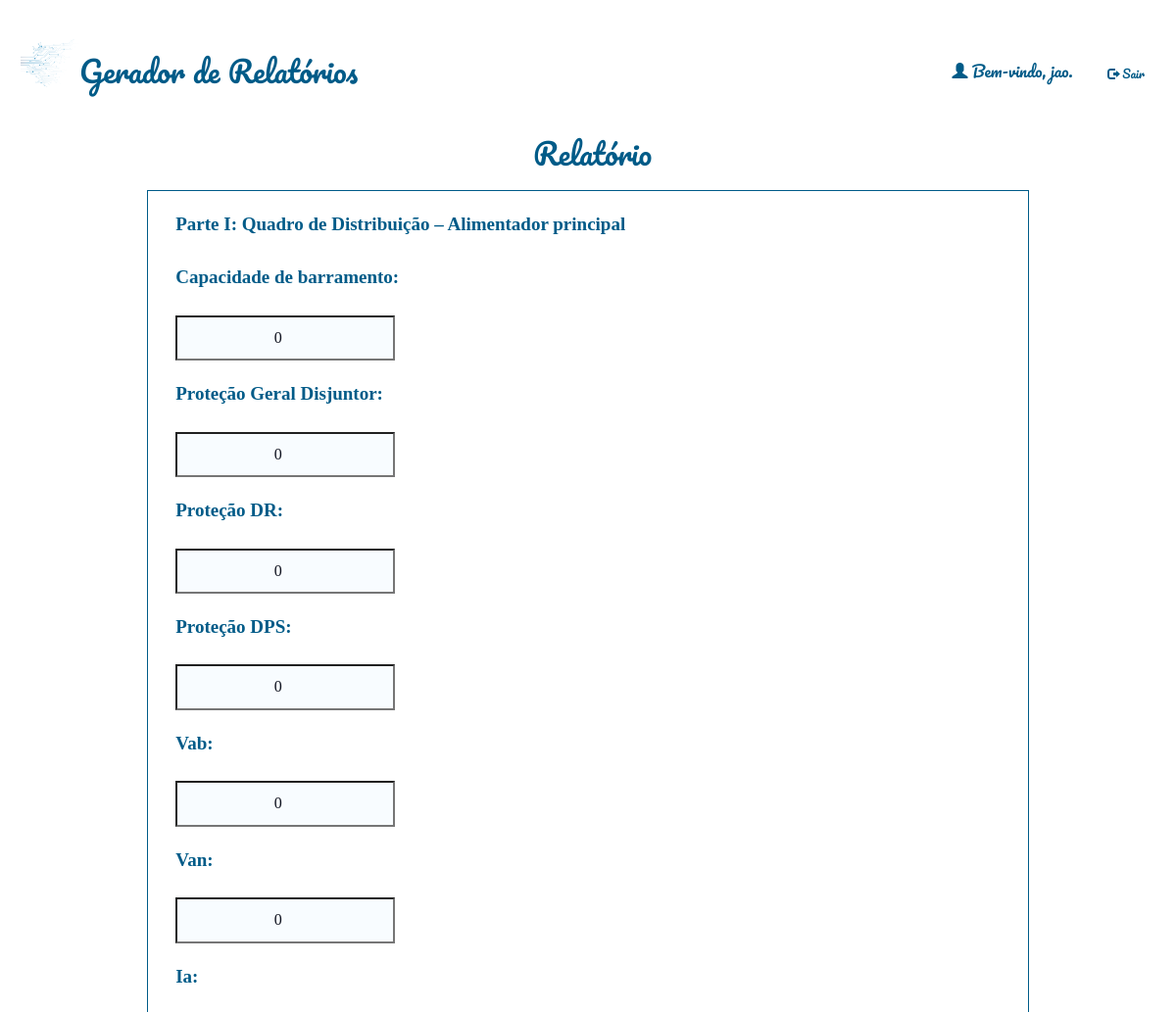
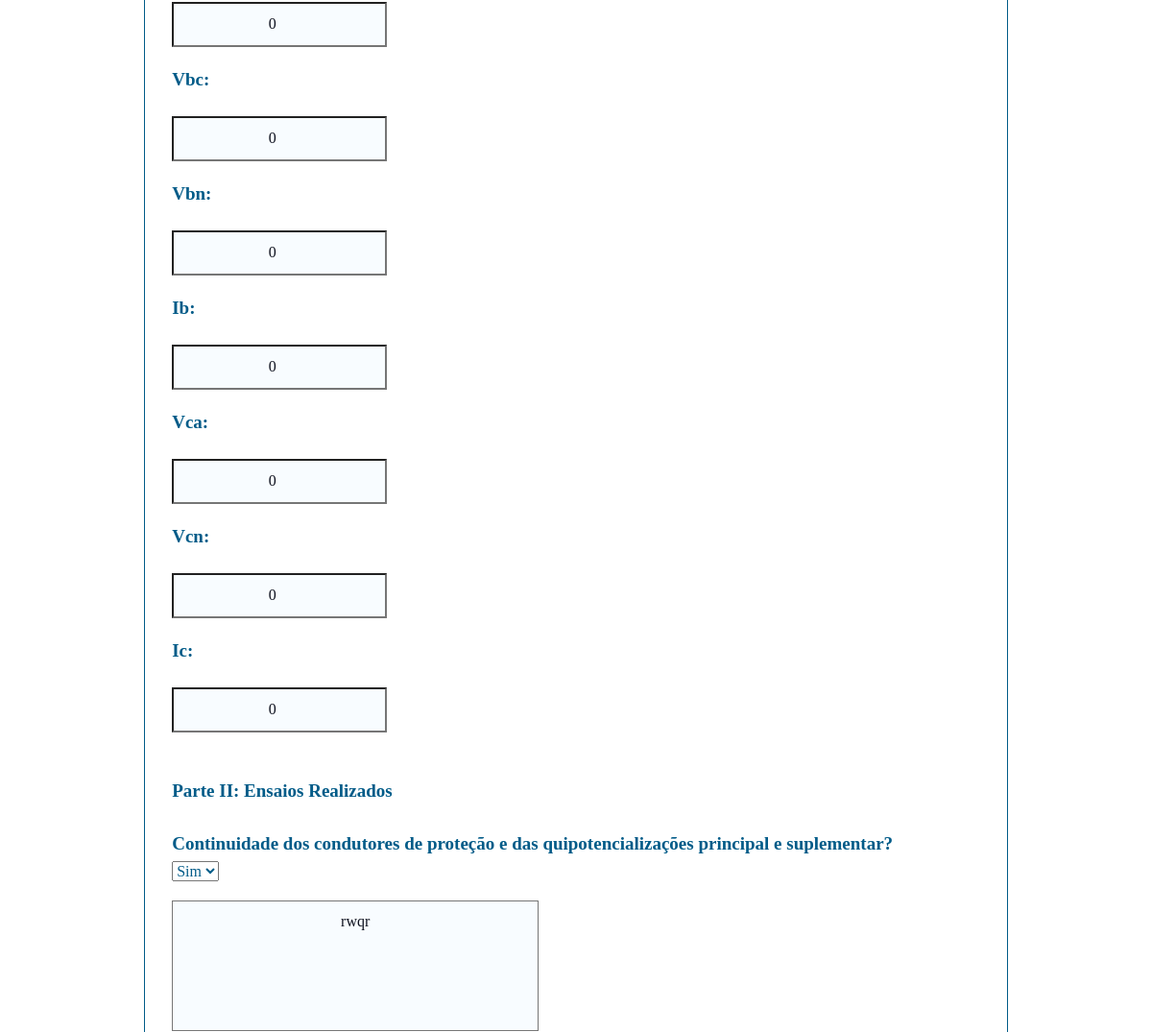
/relatorios/editaquantitativas/3/ (signed in, upper part), run on an earlier commit of the app's database (2 pictures, top to bottom).
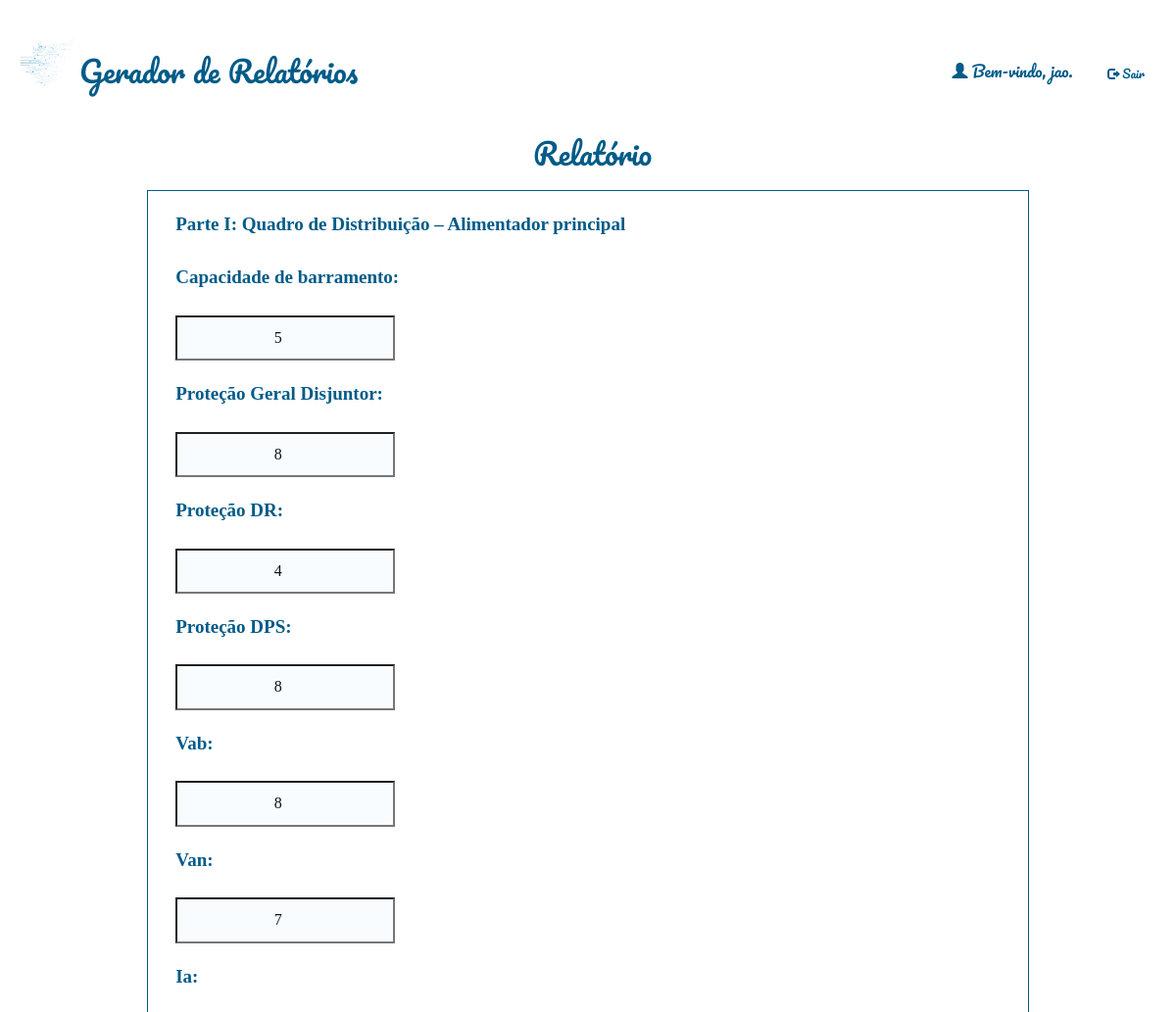
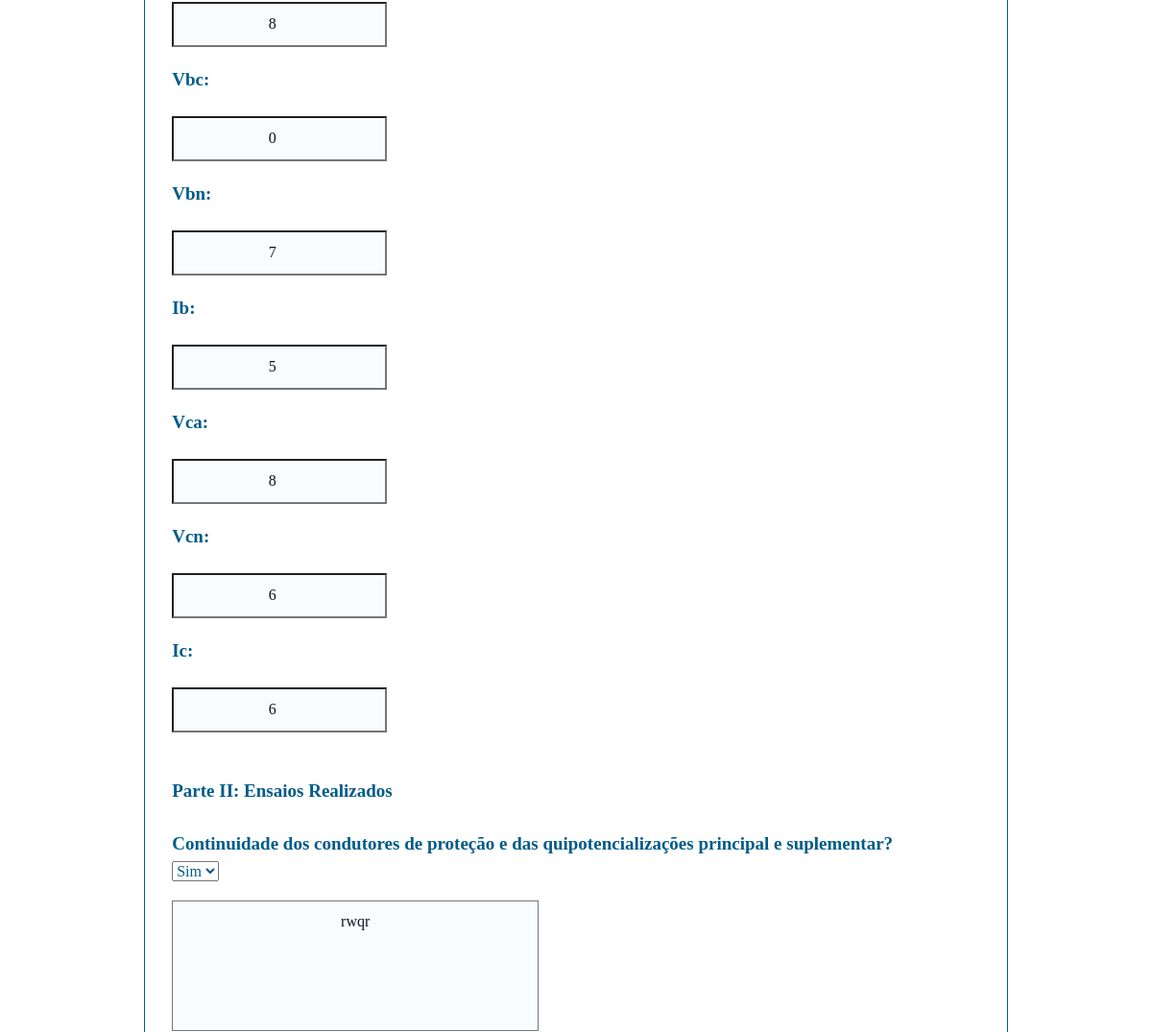
And on a later commit of the database (2 pictures, top to bottom).
### relatorio/models.py (models this page shows)
class Relatorio(models.Model):
    autor = models.ForeignKey(User, default=None, on_delete=models.CASCADE)
    data = models.DateTimeField()
    local = models.CharField(max_length=100)
    temperatura = models.IntegerField()
    clima = models.CharField(max_length=100)
    responsaveis = models.TextField(blank=True)
    qualiprof = models.CharField(max_length=100, default='')
    riscos = models.CharField(max_length=100, default='')
    equipamentos = models.CharField(max_length=100, default='')
    sinalizacao = models.CharField(max_length=100, default='')
    desligamento = models.CharField(max_length=4, default='')
    integridade = models.CharField(max_length=4, default='')
    dialogo = models.CharField(max_length=4, default='')
    curso_nr = models.CharField(max_length=4, default='')
    conferido = models.CharField(max_length=4, default='')
    delimitar_area = models.CharField(max_length=4, default='')
    auxconces = models.CharField(max_length=4, default='')
    tensao = models.CharField(max_length=4, default='')
    aterramento = models.CharField(max_length=4, default='')
    altura = models.CharField(max_length=4, default='')
    cinto_seg = models.CharField(max_length=4, default='')
    requi_seg = models.CharField(max_length=4, default='')
    reavaliacao = models.CharField(max_length=4, default='')
    tempambiente = models.CharField(max_length=100, default='')
    condambiente = models.CharField(max_length=100, default='')
    altitude = models.CharField(max_length=100, default='')
    presagua = models.CharField(max_length=100, default='')
    pressolidos = models.CharField(max_length=100, default='')
    pressubst = models.CharField(max_length=100, default='')
    solmecanicas = models.CharField(max_length=100, default='')
    presmofo = models.CharField(max_length=100, default='')
    presfauna = models.CharField(max_length=100, default='')
    infleletro = models.CharField(max_length=100, default='')
    radsolar = models.CharField(max_length=100, default='')
    descatm = models.CharField(max_length=100, default='')
    movdoar = models.CharField(max_length=100, default='')
    vento = models.CharField(max_length=100, default='')
    competencia = models.CharField(max_length=100, default='')
    reseletr = models.CharField(max_length=100, default='')
    contpessoas = models.CharField(max_length=100, default='')
    condfuga = models.CharField(max_length=100, default='')
    natmatpr = models.CharField(max_length=100, default='')
    natmatcons = models.CharField(max_length=100, default='')
    classestr = models.CharField(max_length=100, default='')
    documentacao = models.CharField(max_length=100, default='')
    ambientesofreu = models.CharField(max_length=100, default='')
    instalacaoinspecionada = models.CharField(max_length=100, default='')
    linhaseletricasdisp = models.CharField(max_length=100, default='')
    compinstalacao = models.CharField(max_length=100, default='')
    linhaseletricascorr = models.CharField(max_length=100, default='')
    tomadasdeforca = models.CharField(max_length=100, default='')
    qtdesufitomadas = models.CharField(max_length=100, default='')
    instlquadist = models.CharField(max_length=100, default='')
    novoscircuitos = models.CharField(max_length=100, default='')
    advquadist = models.CharField(max_length=100, default='')
    dispprotecaoident = models.CharField(max_length=100, default='')
    protcircuitos = models.CharField(max_length=100, default='')
    barramentoquadist = models.CharField(max_length=100, default='')
    bitola = models.CharField(max_length=100, default='')
    condutident = models.CharField(max_length=100, default='')
    disjundif = models.CharField(max_length=100, default='')
    dispprotecaosurtos = models.CharField(max_length=100, default='')
    servseguranca = models.CharField(max_length=100, default='')
    esqaterramento = models.CharField(max_length=100, default='')
    reservadeenergia = models.CharField(max_length=100, default='')
    fontseguranca = models.CharField(max_length=100, default='')
    paralelismo = models.CharField(max_length=100, default='')
    capbarramento = models.PositiveSmallIntegerField(default=0)
    protgeral = models.PositiveSmallIntegerField(default=0)
    protdr = models.PositiveSmallIntegerField(default=0)
    protdps = models.PositiveSmallIntegerField(default=0)
    vab = models.PositiveSmallIntegerField(default=0)
    van = models.PositiveSmallIntegerField(default=0)
    ia= models.PositiveSmallIntegerField(default=0)
    vbc = models.PositiveSmallIntegerField(default=0)
    vbn = models.PositiveSmallIntegerField(default=0)
    ib= models.PositiveSmallIntegerField(default=0)
    vca = models.PositiveSmallIntegerField(default=0)
    vcn = models.PositiveSmallIntegerField(default=0)
    ic= models.PositiveSmallIntegerField(default=0)
    continuidade = models.CharField(max_length=100, default='')
    resistencia = models.CharField(max_length=100, default='')
    selvpelv = models.CharField(max_length=100, default='')
    verificacao = models.CharField(max_length=100, default='')
    ensaiodetensao = models.CharField(max_length=100, default='')
    ensaiodefunc = models.CharField(max_length=100, default='')
    circuito = models.CharField(max_length=100, default='')

### relatorio/views.py (the view, shortened to what this page needs)
# urls.py: path('editaquantitativas/<int:rel_id>/', views.quantitativas_edita, name="editaquantitativas"),
@login_required(login_url="/accounts/login/")
def quantitativas_edita(request, rel_id):
    relatorio = Relatorio.objects.get(id=rel_id)
    form = rel_forms.FormRelatorioQuantitativa(request.POST or None, instance=relatorio)
    return render(request, 'relatorio/relatorio_edita.html', {'relatorio': relatorio,  'form':form})

### relatorio/forms.py (called while the page is built)
    def decompress(self, value):
        if isinstance(value, str):
            if(value == ''):
                return ''
            obj, obs = value.split(': ')
            return [obj, obs]

    def decompress(self, value):
        if isinstance(value, str):
            return '' if (value == '') else value.split(' | ')

### relatorio/templates/relatorio/relatorio_edita.html (shortened to what this page needs)
{% extends 'base_layout.html'%}
{% block content %}
        <h2 class="loginheader"><button class="botao-icon" onclick="history.back()">Relatório</button></h2>
        <div class="compromisso-visualiza-wrapper">
        <div class="criaCompromisso">
                <form class="site-form" action="" method="post">
                        {{ form.as_p }}
                </form>
        </div>
        </div>
{% endblock %}

What changed in the data, as far as the page shows it:
changed Relatorio: capbarramento "0" → "5"; protgeral "0" → "8"; protdr "0" → "4"; protdps "0" → "8"; vab "0" → "8"; van "0" → "7"; ia "0" → "8"; vbn "0" → "7"; ib "0" → "5"; vca "0" → "8"; vcn "0" → "6"; ic "0" → "6"
